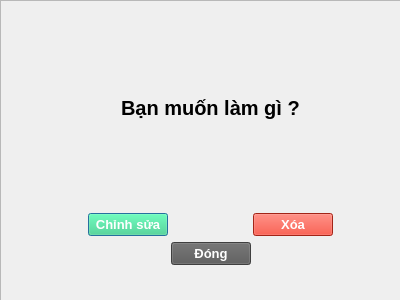
<?xml version="1.0" encoding="UTF-8"?>
<ui version="4.0">
 <class>luachon_table</class>
 <widget class="QDialog" name="luachon_table">
  <property name="geometry">
   <rect>
    <x>0</x>
    <y>0</y>
    <width>400</width>
    <height>300</height>
   </rect>
  </property>
  <property name="sizePolicy">
   <sizepolicy hsizetype="Fixed" vsizetype="Fixed">
    <horstretch>0</horstretch>
    <verstretch>0</verstretch>
   </sizepolicy>
  </property>
  <property name="minimumSize">
   <size>
    <width>400</width>
    <height>300</height>
   </size>
  </property>
  <property name="maximumSize">
   <size>
    <width>400</width>
    <height>300</height>
   </size>
  </property>
  <property name="windowTitle">
   <string>Dialog</string>
  </property>
  <widget class="QFrame" name="frame">
   <property name="geometry">
    <rect>
     <x>0</x>
     <y>0</y>
     <width>421</width>
     <height>361</height>
    </rect>
   </property>
   <property name="sizePolicy">
    <sizepolicy hsizetype="Ignored" vsizetype="Ignored">
     <horstretch>0</horstretch>
     <verstretch>0</verstretch>
    </sizepolicy>
   </property>
   <property name="styleSheet">
    <string notr="true"/>
   </property>
   <property name="frameShape">
    <enum>QFrame::StyledPanel</enum>
   </property>
   <property name="frameShadow">
    <enum>QFrame::Raised</enum>
   </property>
   <layout class="QGridLayout" name="gridLayout">
    <item row="2" column="0">
     <spacer name="verticalSpacer_3">
      <property name="orientation">
       <enum>Qt::Vertical</enum>
      </property>
      <property name="sizeHint" stdset="0">
       <size>
        <width>20</width>
        <height>40</height>
       </size>
      </property>
     </spacer>
    </item>
    <item row="5" column="0">
     <spacer name="verticalSpacer">
      <property name="orientation">
       <enum>Qt::Vertical</enum>
      </property>
      <property name="sizeHint" stdset="0">
       <size>
        <width>20</width>
        <height>40</height>
       </size>
      </property>
     </spacer>
    </item>
    <item row="3" column="0">
     <layout class="QHBoxLayout" name="horizontalLayout_2">
      <item>
       <spacer name="horizontalSpacer_5">
        <property name="orientation">
         <enum>Qt::Horizontal</enum>
        </property>
        <property name="sizeHint" stdset="0">
         <size>
          <width>40</width>
          <height>20</height>
         </size>
        </property>
       </spacer>
      </item>
      <item>
       <widget class="QPushButton" name="edit_table_btn">
        <property name="font">
         <font>
          <pointsize>10</pointsize>
          <weight>75</weight>
          <bold>true</bold>
         </font>
        </property>
        <property name="styleSheet">
         <string notr="true">QPushButton{
	background-color: #34D481;
	color:white;
	font-weight:bold;

}</string>
        </property>
        <property name="text">
         <string>Chỉnh sửa</string>
        </property>
        <property name="checkable">
         <bool>true</bool>
        </property>
        <property name="autoExclusive">
         <bool>true</bool>
        </property>
       </widget>
      </item>
      <item>
       <spacer name="horizontalSpacer_6">
        <property name="orientation">
         <enum>Qt::Horizontal</enum>
        </property>
        <property name="sizeHint" stdset="0">
         <size>
          <width>40</width>
          <height>20</height>
         </size>
        </property>
       </spacer>
      </item>
      <item>
       <widget class="QPushButton" name="delete_table_btn">
        <property name="font">
         <font>
          <pointsize>10</pointsize>
          <weight>75</weight>
          <bold>true</bold>
         </font>
        </property>
        <property name="styleSheet">
         <string notr="true">QPushButton{
	background-color: #E33220;
	color:white;
	font-weight:bold;
}</string>
        </property>
        <property name="text">
         <string>Xóa</string>
        </property>
        <property name="checkable">
         <bool>true</bool>
        </property>
        <property name="autoExclusive">
         <bool>true</bool>
        </property>
       </widget>
      </item>
      <item>
       <spacer name="horizontalSpacer_7">
        <property name="orientation">
         <enum>Qt::Horizontal</enum>
        </property>
        <property name="sizeHint" stdset="0">
         <size>
          <width>40</width>
          <height>20</height>
         </size>
        </property>
       </spacer>
      </item>
     </layout>
    </item>
    <item row="0" column="0">
     <spacer name="verticalSpacer_2">
      <property name="orientation">
       <enum>Qt::Vertical</enum>
      </property>
      <property name="sizeHint" stdset="0">
       <size>
        <width>20</width>
        <height>40</height>
       </size>
      </property>
     </spacer>
    </item>
    <item row="4" column="0">
     <layout class="QHBoxLayout" name="horizontalLayout_3">
      <item>
       <spacer name="horizontalSpacer_4">
        <property name="orientation">
         <enum>Qt::Horizontal</enum>
        </property>
        <property name="sizeHint" stdset="0">
         <size>
          <width>40</width>
          <height>20</height>
         </size>
        </property>
       </spacer>
      </item>
      <item>
       <widget class="QPushButton" name="close_WidgetEdit">
        <property name="font">
         <font>
          <pointsize>10</pointsize>
          <weight>75</weight>
          <bold>true</bold>
         </font>
        </property>
        <property name="styleSheet">
         <string notr="true">QPushButton{
	background-color: #585858;
	color:white;
	font-weight:bold;
}</string>
        </property>
        <property name="text">
         <string>Đóng</string>
        </property>
        <property name="checkable">
         <bool>true</bool>
        </property>
        <property name="autoExclusive">
         <bool>true</bool>
        </property>
       </widget>
      </item>
      <item>
       <spacer name="horizontalSpacer_3">
        <property name="orientation">
         <enum>Qt::Horizontal</enum>
        </property>
        <property name="sizeHint" stdset="0">
         <size>
          <width>40</width>
          <height>20</height>
         </size>
        </property>
       </spacer>
      </item>
     </layout>
    </item>
    <item row="1" column="0">
     <layout class="QHBoxLayout" name="horizontalLayout">
      <item>
       <spacer name="horizontalSpacer_2">
        <property name="orientation">
         <enum>Qt::Horizontal</enum>
        </property>
        <property name="sizeHint" stdset="0">
         <size>
          <width>40</width>
          <height>20</height>
         </size>
        </property>
       </spacer>
      </item>
      <item>
       <widget class="QLabel" name="label">
        <property name="sizePolicy">
         <sizepolicy hsizetype="MinimumExpanding" vsizetype="Preferred">
          <horstretch>0</horstretch>
          <verstretch>0</verstretch>
         </sizepolicy>
        </property>
        <property name="font">
         <font>
          <pointsize>15</pointsize>
          <weight>75</weight>
          <bold>true</bold>
         </font>
        </property>
        <property name="text">
         <string>Bạn muốn làm gì ?</string>
        </property>
       </widget>
      </item>
      <item>
       <spacer name="horizontalSpacer">
        <property name="orientation">
         <enum>Qt::Horizontal</enum>
        </property>
        <property name="sizeHint" stdset="0">
         <size>
          <width>40</width>
          <height>20</height>
         </size>
        </property>
       </spacer>
      </item>
     </layout>
    </item>
   </layout>
  </widget>
 </widget>
 <resources/>
 <connections/>
</ui>
